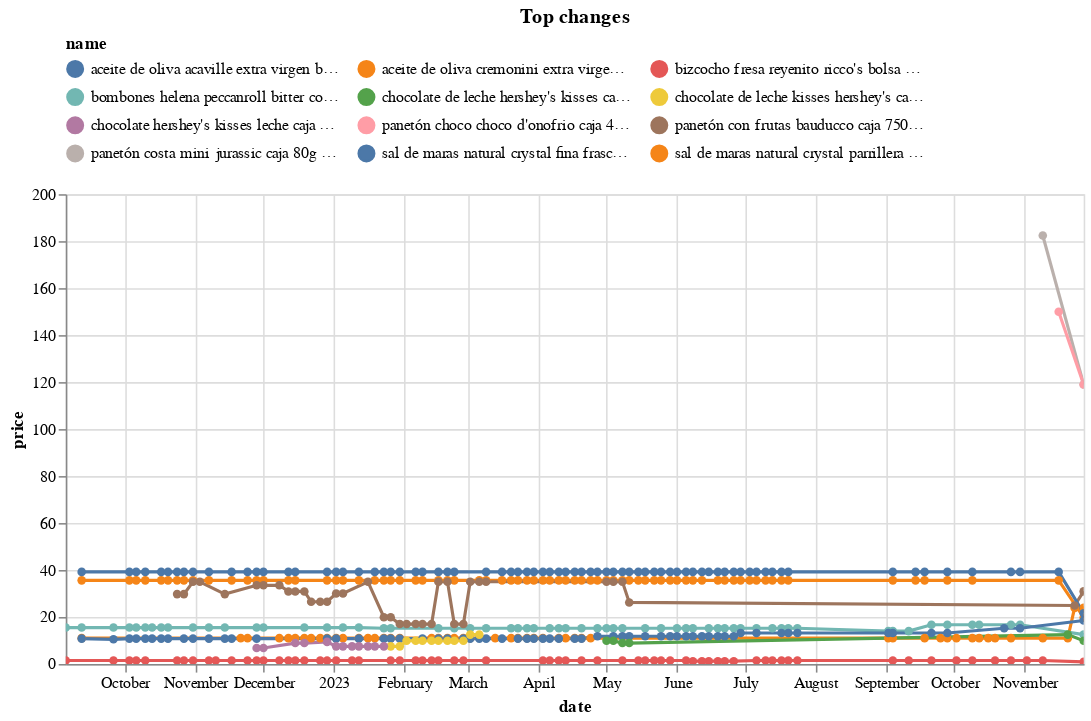

Write notebook code for a chart like this one.
### Code cell
top_changes.head(10).pipe(plot_changes, 'Top changes')

### Figure 1 — Vega-Lite specification as saved in the notebook (floating-point values rounded to 4 significant figures; data arrays with more than 128 entries replaced by an {"elided": "..."} marker saying what was removed)
{"config": {"view": {"continuousWidth": 300, "continuousHeight": 300}, "legend": {"columns": 3, "orient": "top"}}, "data": {"name": "data-bb92f474dd19b6bc6b5ab10865af2502"}, "mark": {"type": "line", "point": true}, "encoding": {"color": {"field": "name", "scale": {"domain": ["aceite de oliva acaville extra virgen botella 200ml (plaza_vea)", "aceite de oliva cremonini extra virgen botella 250ml (plaza_vea)", "bizcocho fresa reyenito ricco's bolsa 48g (plaza_vea)", "bombones helena peccanroll bitter con pecanas caja 100g (plaza_vea)", "chocolate de leche hershey's kisses caja 74g (plaza_vea)", "chocolate de leche kisses hershey's caja 74g (plaza_vea)", "chocolate hershey's kisses leche caja 74g (plaza_vea)", "panetón choco choco d'onofrio caja 450g paquete 6un (plaza_vea)", "panetón con frutas bauducco caja 750g (plaza_vea)", "panetón costa mini jurassic caja 80g paquete 48un (plaza_vea)", "sal de maras natural crystal fina frasco 630g (plaza_vea)", "sal de maras natural crystal parrillera frasco 600g (plaza_vea)"]}, "type": "nominal"}, "tooltip": [{"field": "name", "type": "nominal"}, {"field": "price", "type": "quantitative"}, {"field": "last_price", "type": "quantitative"}], "x": {"field": "date", "type": "temporal"}, "y": {"field": "price", "type": "quantitative"}}, "params": [{"name": "param_1", "select": {"type": "point", "fields": ["name"]}, "bind": "legend"}, {"name": "param_2", "select": {"type": "interval", "encodings": ["x", "y"]}, "bind": "scales"}], "title": "Top changes", "transform": [{"filter": {"param": "param_1"}}], "width": 650, "$schema": "https://vega.github.io/schema/vega-lite/v5.15.1.json", "datasets": {"data-bb92f474dd19b6bc6b5ab10865af2502": {"elided": "462 records"}}}
